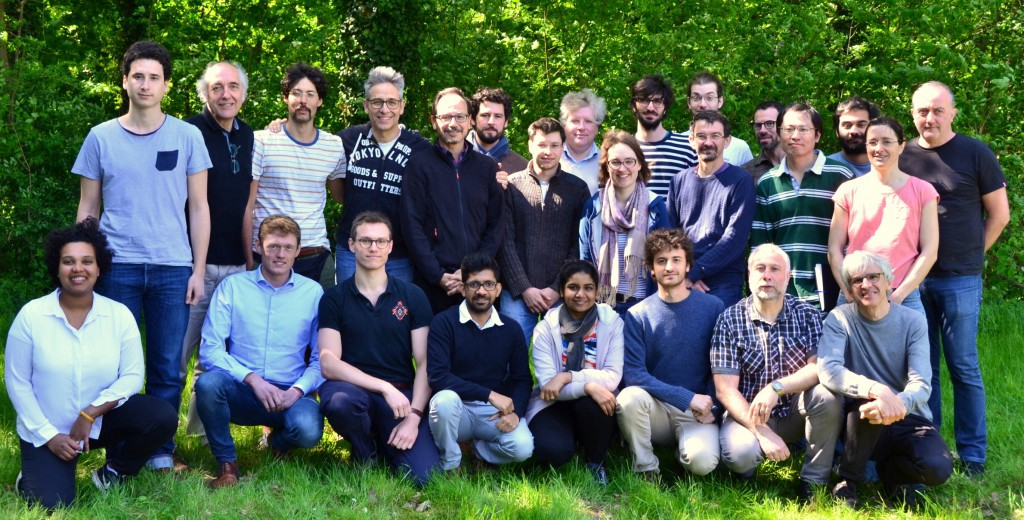
#> input picture fl.jpg, 1024 x 520 px, given in place of the camera
$ python AttentionTrack.py
#> lines starting #> are read from the running program, lines starting #| are printed output that depends on the picture; after the words box and inside, x2 and y2 are one past the last pixel; in counts of white or black regions, pixels touching at a corner belong together
import sys
import threading
#import cv2 as cv
from cv2 import cv2 as cv
import time
import queue
import time


def att(q):
    value = q.get()
    print('Average attention:', value)
    return q


def th():
    for _ in range(5):
        thread1 = threading.Thread(target=att, args=(q,))
        thread1.start()
        time.sleep(10)


if __name__ == '__main__':
    attention = 100
    cap = cv.VideoCapture(0)
    """q = queue.LifoQueue()
    Timer.Timer(10, att,[q]).start()"""
    # manager = multiprocessing.Manager()
    q = queue.LifoQueue()
    # [4 lines of commented-out code are left out]
    thread = threading.Thread(target=th)
    thread.start()
    while True:
        ret, frame = cap.read()
#> frame is the input picture: shape (520, 1024, 3); mean B, G, R 89, 102.1, 85.2
        frame_gray = cv.cvtColor(frame, cv.COLOR_BGR2GRAY)
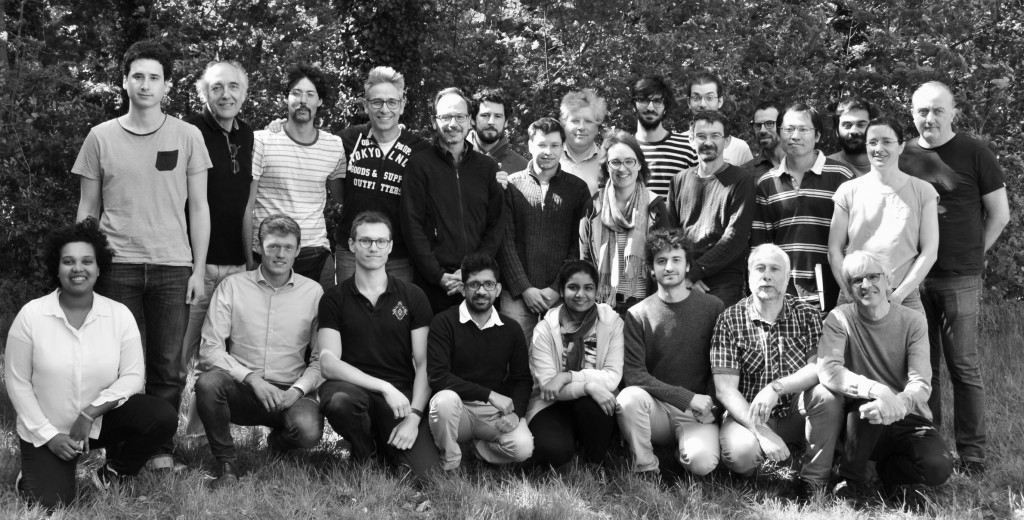
#> frame_gray: shape (520, 1024); min 0, max 255, mean 95.5
        frame_gray = cv.equalizeHist(frame_gray)
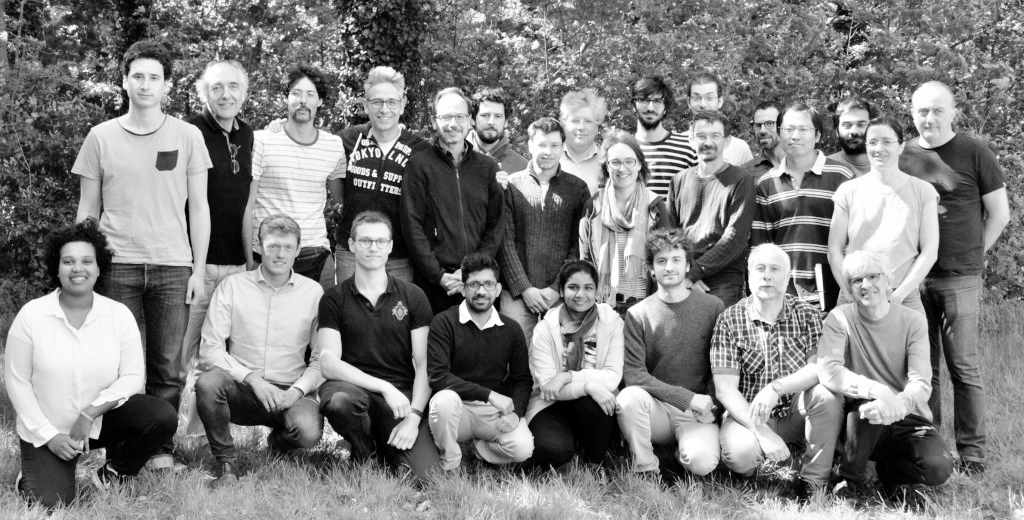
#> frame_gray: shape (520, 1024); min 0, max 255, mean 128.2
        # -- Detect faces
        face_cascade = cv.CascadeClassifier("haarcascade_frontalface_alt.xml")
        eyes_cascade = cv.CascadeClassifier("haarcascade_eye_tree_eyeglasses.xml")
        faces = face_cascade.detectMultiScale(frame_gray)
#> faces = 25 rows, first 6: [285, 80, 37, 37], [562, 106, 37, 37], [745, 110, 38, 38], [684, 82, 39, 39], [634, 88, 36, 36], [472, 102, 38, 38]
        if any(map(len, faces)):
            if attention < 96:
                attention += 5
        else:
            if attention > 9:
                attention -= 10
        for (x, y, w, h) in faces:
            center = (x + w // 2, y + h // 2)
            frame = cv.ellipse(frame, center, (w // 2, h // 2), 0, 0, 360, (255, 0, 255), 4)
            faceROI = frame_gray[y:y + h, x:x + w]
            # -- In each face, detect eyes
            eyes = eyes_cascade.detectMultiScale(faceROI)

            if any(map(len, eyes)):
                if attention < 98:
                    attention += 3
            else:
                if attention > 6:
                    attention -= 7

            for (x2, y2, w2, h2) in eyes:
                eye_center = (x + x2 + w2 // 2, y + y2 + h2 // 2)
                radius = int(round((w2 + h2) * 0.25))
                frame = cv.circle(frame, eye_center, radius, (255, 0, 0), 4)

            q.put(attention)
#> this loop made 25 passes
#> (x, y, w, h, center) on passes 1 to 12: (285, 80, 37, 37, (303, 98)), (562, 106, 37, 37, (580, 124)), (745, 110, 38, 38, (764, 129)), (684, 82, 39, 39, (703, 101)), (634, 88, 36, 36, (652, 106)), (472, 102, 38, 38, (491, 121)), (777, 113, 41, 41, (797, 133)), (529, 130, 38, 38, (548, 149)), (349, 222, 49, 49, (373, 246)), (649, 245, 42, 42, (670, 266)), (461, 268, 42, 42, (482, 289)), (122, 59, 48, 48, (146, 83))
#> (x, y, w, h, center) on passes 15 to 20: (834, 109, 41, 41, (854, 129)), (689, 120, 40, 40, (709, 140)), (859, 126, 42, 42, (880, 147)), (54, 242, 49, 49, (78, 266)), (745, 250, 47, 47, (768, 273)), (558, 271, 44, 44, (580, 293))
#> pass 1, `frame = cv.ellipse(frame, center, (w // 2, h // 2), 0, 0, 360, (255, 0..`:
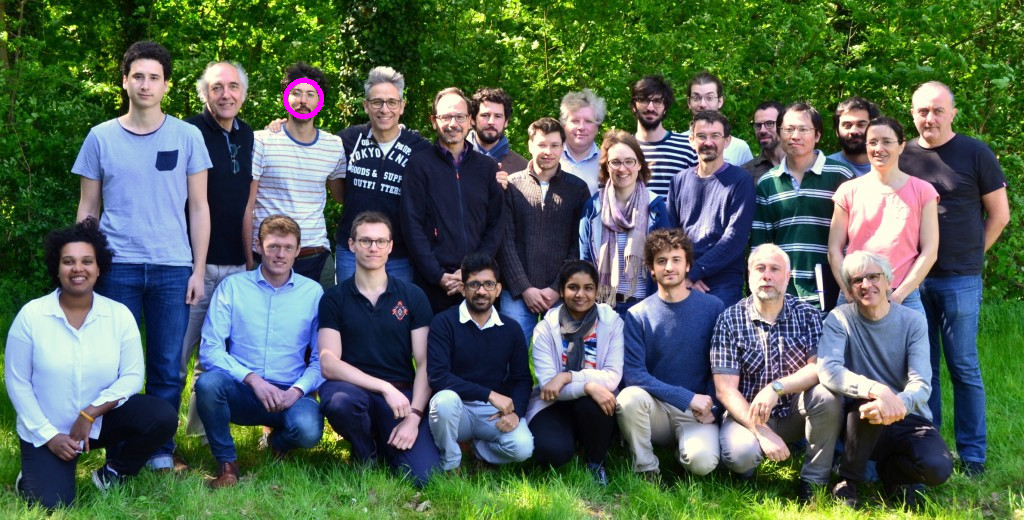
#> frame: shape (520, 1024, 3); 0.11% of pixels changed, all inside (x1, y1, x2, y2) = (283, 78, 324, 119)
#> pass 1, `faceROI = frame_gray[y:y + h, x:x + w]`:
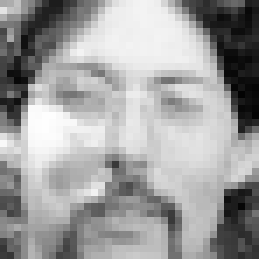
#> faceROI: shape (37, 37) (shown 7 times larger); min 3, max 254, mean 158.7
#> pass 2, `faceROI = frame_gray[y:y + h, x:x + w]`:
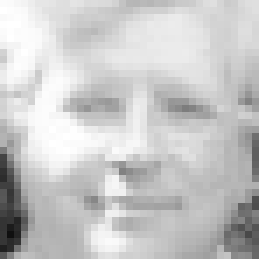
#> faceROI: shape (37, 37) (shown 7 times larger); min 16, max 255, mean 199.6
#> after the loop:
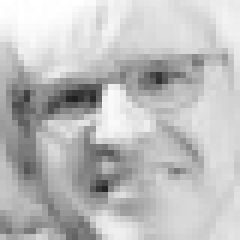
#> faceROI: shape (40, 40) (shown 6 times larger); min 32, max 255, mean 189.8
#> after the loop:
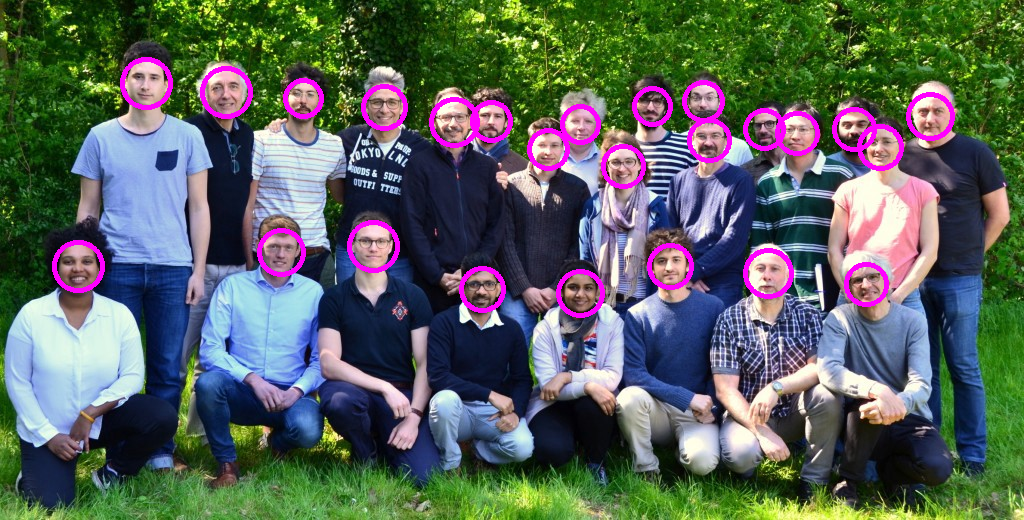
#> frame: shape (520, 1024, 3); mean B, G, R 93.8, 98.9, 89.3
#> after the loop, attention = 2
        cv.imshow('Capture - Face detection', frame)

        if cv.waitKey(10) == 27:
#> (key Esc is pressed here)
            break

$ run again, on fl1.jpg
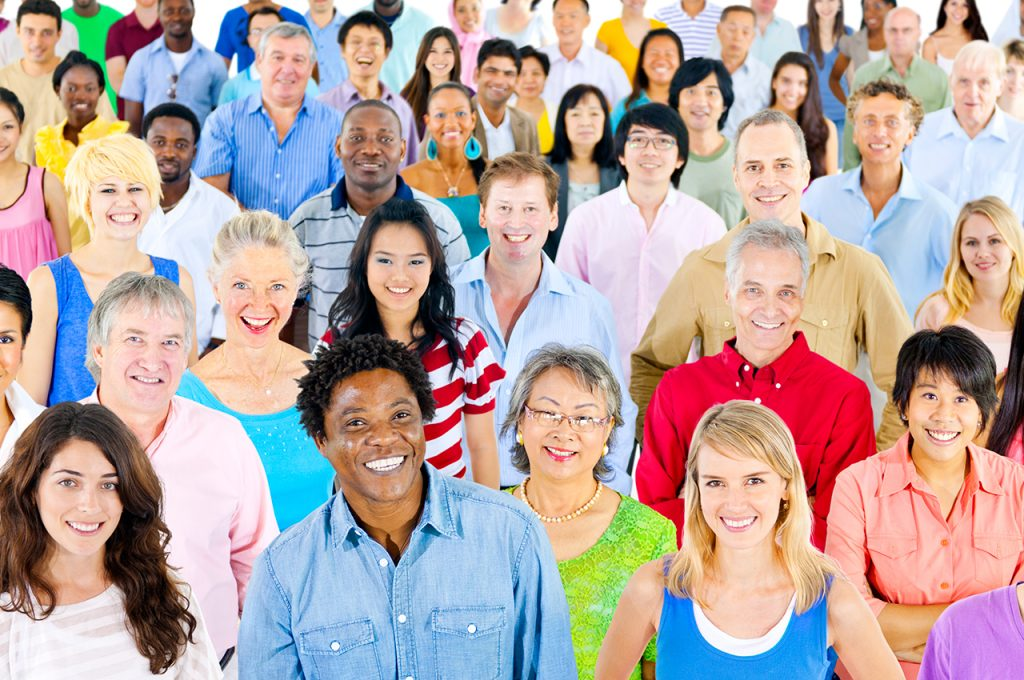
#> input picture fl1.jpg, 1024 x 680 px, given in place of the camera
#> frame is the input picture: shape (680, 1024, 3); mean B, G, R 161.1, 164.2, 183.4
#> `frame_gray = cv.equalizeHist(frame_gray)`:
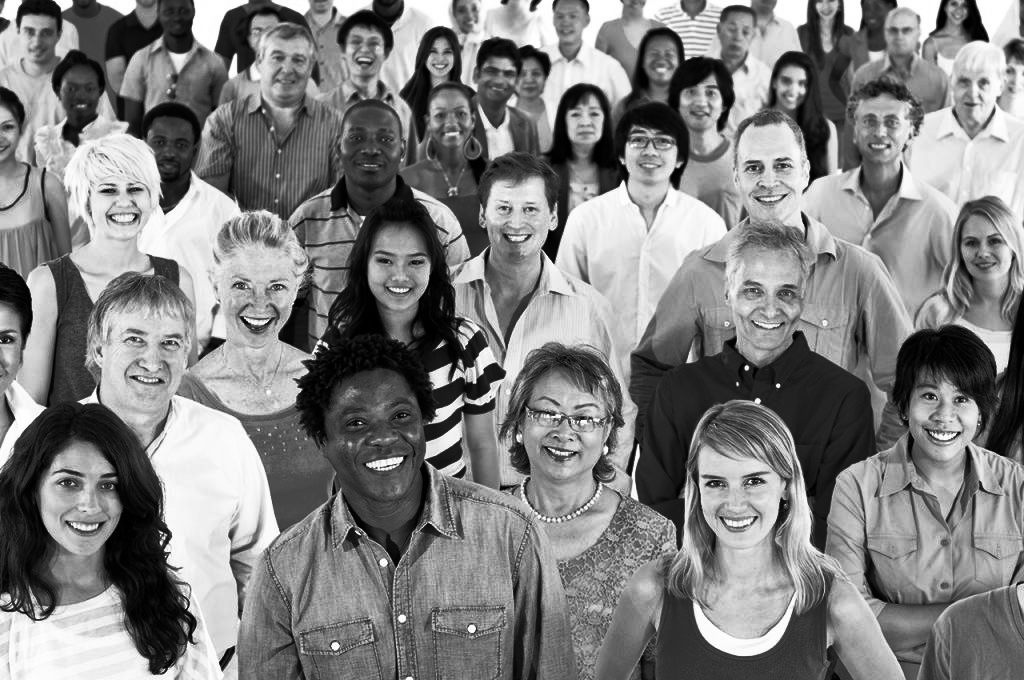
#> frame_gray: shape (680, 1024); min 0, max 255, mean 128.3
#> faces = 30 rows, first 6: [549, 2, 38, 38], [421, 37, 40, 40], [510, 58, 39, 39], [879, 14, 44, 44], [716, 13, 45, 45], [477, 55, 46, 46]
#> the loop `for (x, y, w, h) in faces:` made 30 passes
#> (x, y, w, h, center, eyes) on passes 23, 25, 26, 27, 28, 30: (728, 136, 81, 81, (768, 176), [[44, 21, 20, 20], [13, 22, 23, 23]]), (726, 259, 89, 89, (770, 303), [[14, 22, 22, 22]]), (897, 362, 96, 96, (945, 410), [[22, 23, 23, 23], [52, 28, 21, 21]]), (682, 443, 105, 105, (734, 495), [[61, 27, 24, 24], [23, 30, 22, 22]]), (100, 302, 103, 103, (151, 353), [[22, 27, 23, 23]]), (31, 443, 109, 109, (85, 497), [[24, 28, 26, 26], [66, 32, 22, 22]])
#> after the loop `for (x, y, w, h) in faces:`:
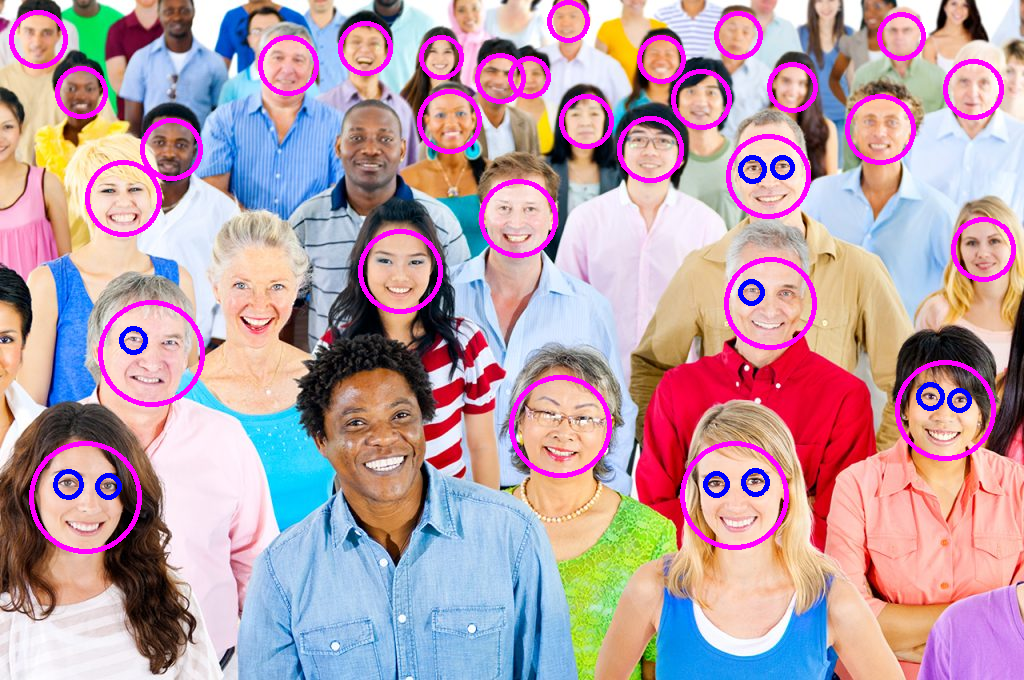
#> frame: shape (680, 1024, 3); mean B, G, R 167.2, 157, 185.9
#> after the loop `for (x, y, w, h) in faces:`: attention = 13

$ run again, on sınıf.jpg
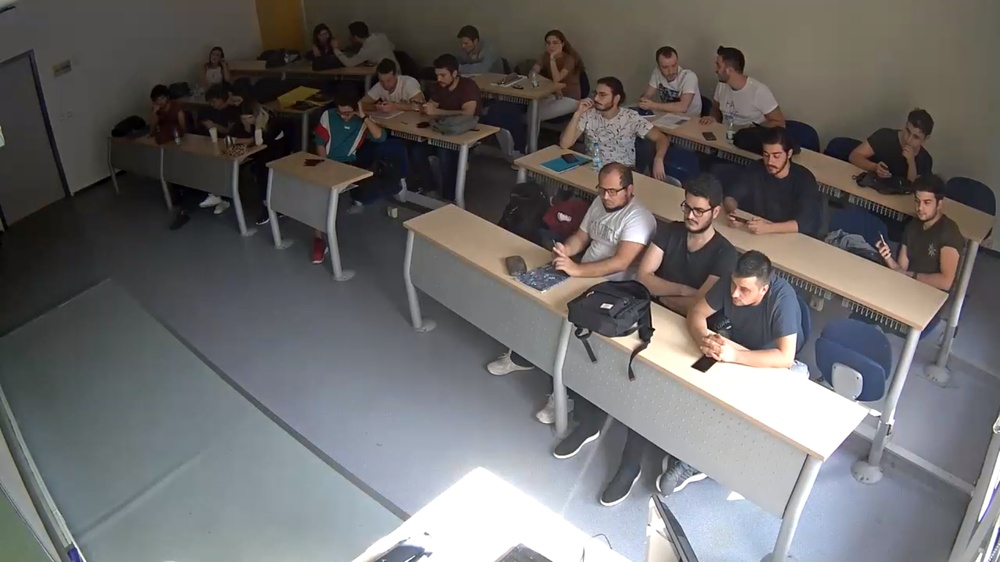
#> input picture sınıf.jpg, 1000 x 562 px, shrunk from 1920 x 1080 before the run, given in place of the camera
#> frame is the input picture: shape (562, 1000, 3); mean B, G, R 104.8, 105.2, 106.9
#> `frame_gray = cv.equalizeHist(frame_gray)`:
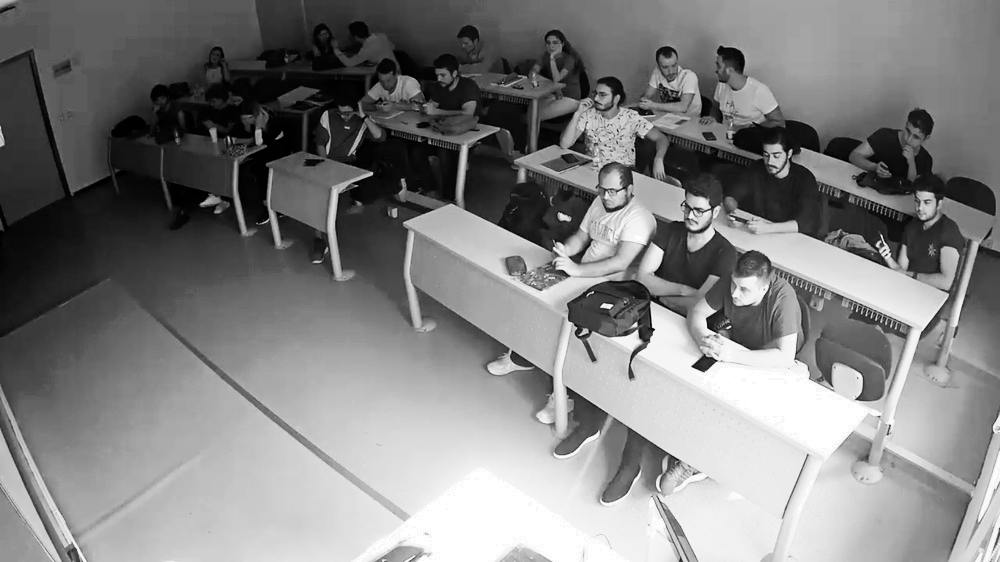
#> frame_gray: shape (562, 1000); min 0, max 255, mean 128.2
#> faces = [[541, 34, 22, 22], [585, 83, 29, 29], [907, 191, 29, 29], [756, 143, 30, 30], [677, 196, 37, 37]]
#> the loop `for (x, y, w, h) in faces:` made 5 passes
#> (x, y, w, h, center) on passes 1 to 5: (541, 34, 22, 22, (552, 45)), (585, 83, 29, 29, (599, 97)), (907, 191, 29, 29, (921, 205)), (756, 143, 30, 30, (771, 158)), (677, 196, 37, 37, (695, 214))
#> after the loop `for (x, y, w, h) in faces:`:
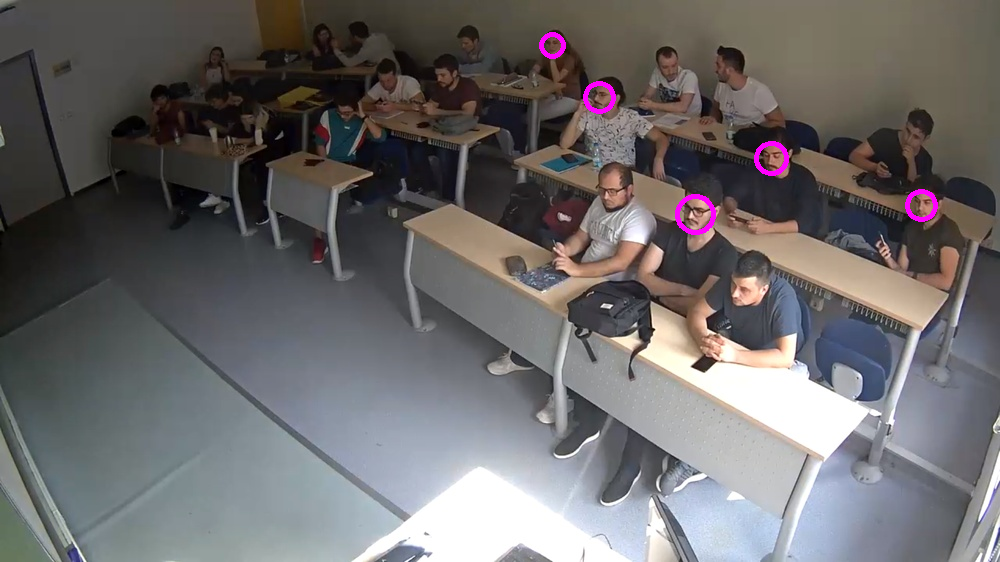
#> frame: shape (562, 1000, 3); mean B, G, R 105.6, 104.9, 107.6
#> after the loop `for (x, y, w, h) in faces:`: attention = 65
